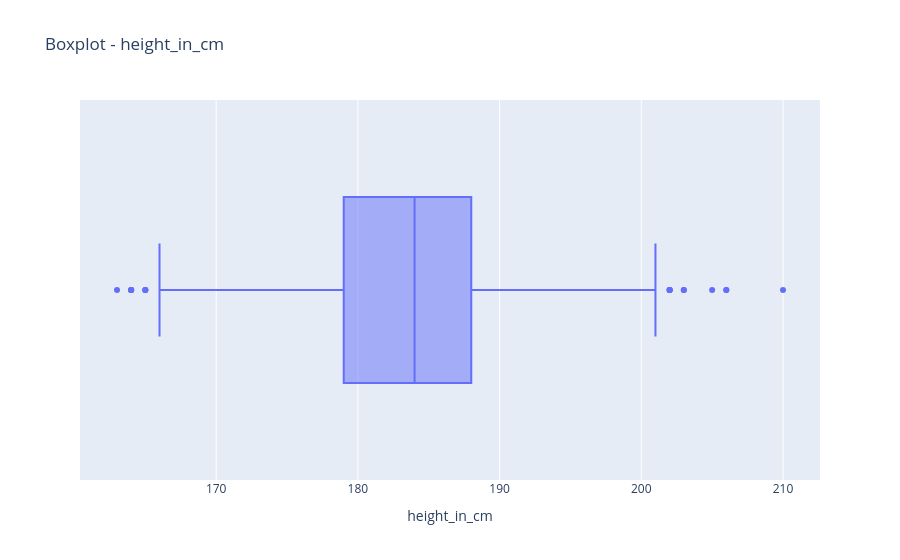
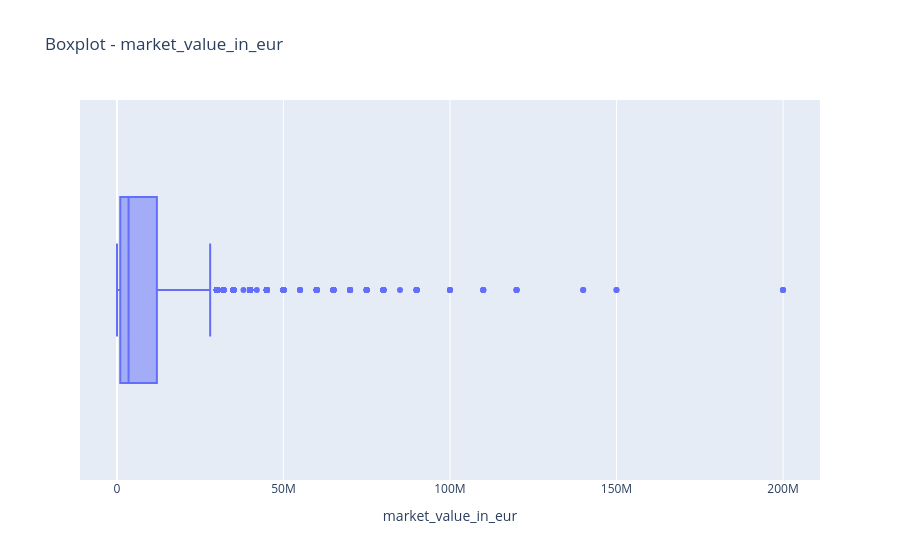
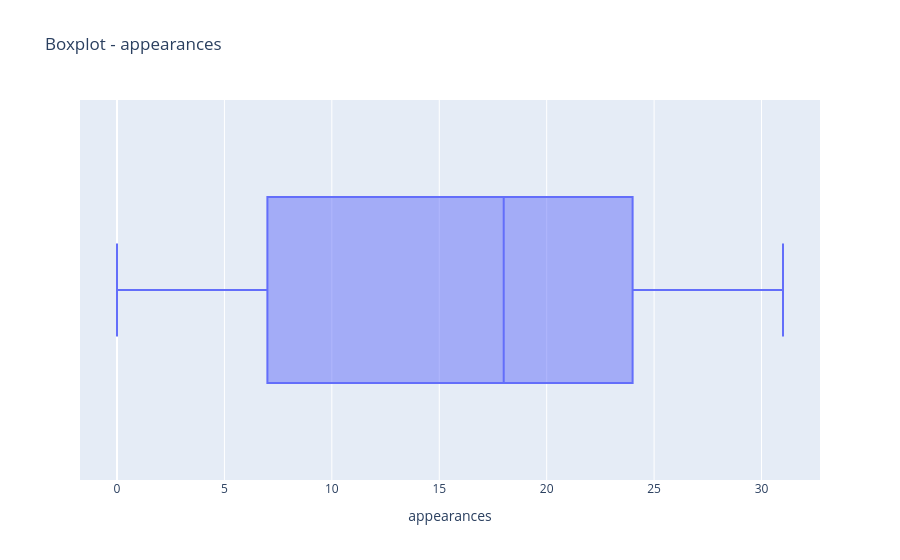
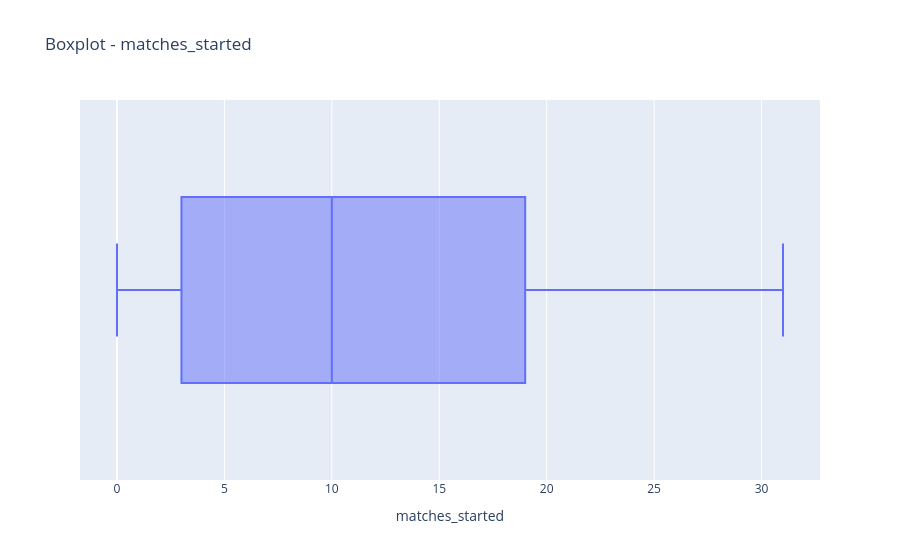

Source (notebook cell) for these figures, in order:
### Code cell
for col in numeric_cols:
    fig = px.box(
        df,
        x=col,
        title=f"Boxplot - {col}",
        points="outliers"  # arată punctele outlier
    )
    
    fig.show()

### Figure 1 — Plotly figure (JSON) as saved in the notebook; plotly's stock layout.template omitted (floating-point values rounded to 4 significant figures; data arrays with more than 128 entries replaced by an {"elided": "..."} marker saying what was removed)
{"data": [{"alignmentgroup": "True", "boxpoints": "outliers", "hovertemplate": "height_in_cm=%{x}<extra></extra>", "legendgroup": "", "marker": {"color": "#636efa"}, "name": "", "notched": false, "offsetgroup": "", "orientation": "h", "showlegend": false, "type": "box", "x": {"elided": "3824 float values"}, "x0": " ", "xaxis": "x", "y0": " ", "yaxis": "y"}], "layout": {"boxmode": "group", "legend": {"tracegroupgap": 0}, "title": {"text": "Boxplot - height_in_cm"}, "xaxis": {"anchor": "y", "domain": [0, 1], "title": {"text": "height_in_cm"}}, "yaxis": {"anchor": "x", "domain": [0, 1]}}}

### Figure 2 — Plotly figure (JSON) as saved in the notebook; plotly's stock layout.template omitted (floating-point values rounded to 4 significant figures; data arrays with more than 128 entries replaced by an {"elided": "..."} marker saying what was removed)
{"data": [{"alignmentgroup": "True", "boxpoints": "outliers", "hovertemplate": "market_value_in_eur=%{x}<extra></extra>", "legendgroup": "", "marker": {"color": "#636efa"}, "name": "", "notched": false, "offsetgroup": "", "orientation": "h", "showlegend": false, "type": "box", "x": {"elided": "3824 float values"}, "x0": " ", "xaxis": "x", "y0": " ", "yaxis": "y"}], "layout": {"boxmode": "group", "legend": {"tracegroupgap": 0}, "title": {"text": "Boxplot - market_value_in_eur"}, "xaxis": {"anchor": "y", "domain": [0, 1], "title": {"text": "market_value_in_eur"}}, "yaxis": {"anchor": "x", "domain": [0, 1]}}}

### Figure 3 — Plotly figure (JSON) as saved in the notebook; plotly's stock layout.template omitted (floating-point values rounded to 4 significant figures; data arrays with more than 128 entries replaced by an {"elided": "..."} marker saying what was removed)
{"data": [{"alignmentgroup": "True", "boxpoints": "outliers", "hovertemplate": "appearances=%{x}<extra></extra>", "legendgroup": "", "marker": {"color": "#636efa"}, "name": "", "notched": false, "offsetgroup": "", "orientation": "h", "showlegend": false, "type": "box", "x": {"elided": "3824 float values"}, "x0": " ", "xaxis": "x", "y0": " ", "yaxis": "y"}], "layout": {"boxmode": "group", "legend": {"tracegroupgap": 0}, "title": {"text": "Boxplot - appearances"}, "xaxis": {"anchor": "y", "domain": [0, 1], "title": {"text": "appearances"}}, "yaxis": {"anchor": "x", "domain": [0, 1]}}}

### Figure 4 — Plotly figure (JSON) as saved in the notebook; plotly's stock layout.template omitted (floating-point values rounded to 4 significant figures; data arrays with more than 128 entries replaced by an {"elided": "..."} marker saying what was removed)
{"data": [{"alignmentgroup": "True", "boxpoints": "outliers", "hovertemplate": "matches_started=%{x}<extra></extra>", "legendgroup": "", "marker": {"color": "#636efa"}, "name": "", "notched": false, "offsetgroup": "", "orientation": "h", "showlegend": false, "type": "box", "x": {"elided": "3824 float values"}, "x0": " ", "xaxis": "x", "y0": " ", "yaxis": "y"}], "layout": {"boxmode": "group", "legend": {"tracegroupgap": 0}, "title": {"text": "Boxplot - matches_started"}, "xaxis": {"anchor": "y", "domain": [0, 1], "title": {"text": "matches_started"}}, "yaxis": {"anchor": "x", "domain": [0, 1]}}}
